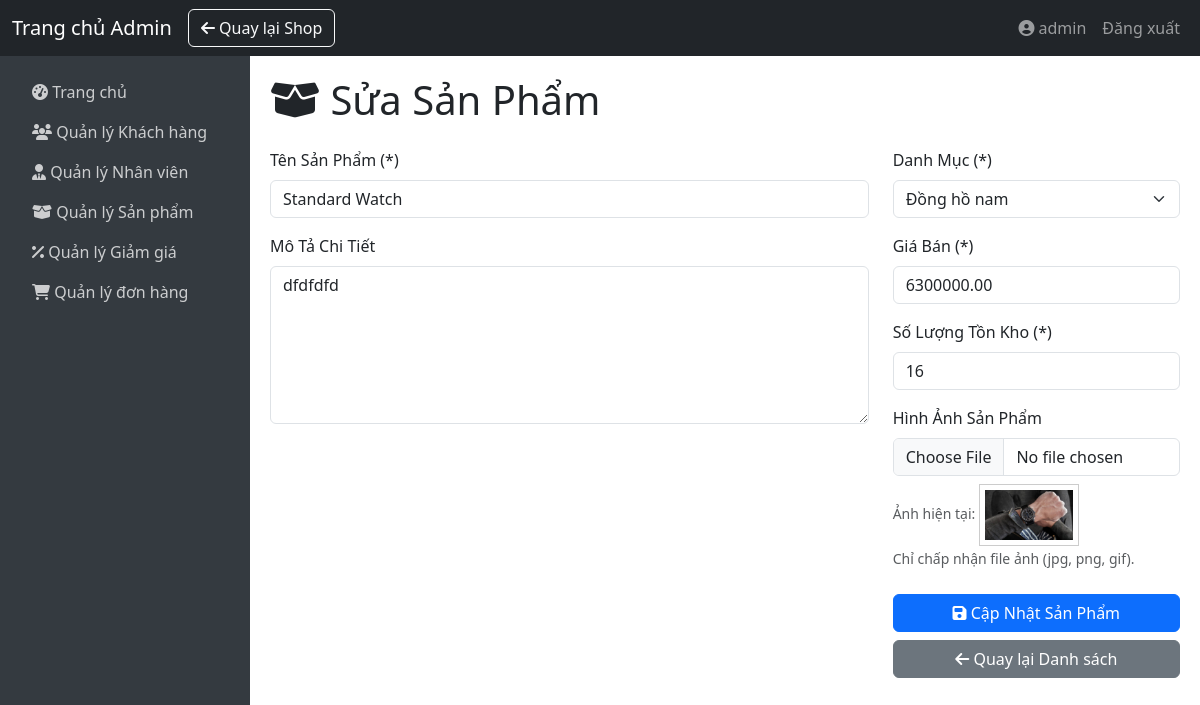
The app's page /index.php?action=admin/editProduct&id=31 (signed in) with its own data.
### tables this page shows
CREATE TABLE `products` (
  `id` int(11) NOT NULL,
  `name` varchar(255) NOT NULL,
  `description` text DEFAULT NULL,
  `image` varchar(255) DEFAULT NULL,
  `price` decimal(10,2) DEFAULT 0.00,
  `stock` int(11) NOT NULL,
  `category_id` int(11) NOT NULL,
  `created_at` timestamp NOT NULL DEFAULT current_timestamp(),
  `updated_at` timestamp NOT NULL DEFAULT current_timestamp() ON UPDATE current_timestamp()
);

CREATE TABLE `categories` (
  `id` int(11) NOT NULL,
  `name` varchar(255) NOT NULL,
  `description` text DEFAULT NULL,
  `created_at` timestamp NOT NULL DEFAULT current_timestamp(),
  `updated_at` timestamp NOT NULL DEFAULT current_timestamp() ON UPDATE current_timestamp()
);

### controller/admin/ProductAdminController.php (called while the page is built, shortened)
<?php
class ProductAdminController {
    private $productModel;
    private $categoryModel;
    public function __construct($productModel, $categoryModel, $userModel = null) {
        $this->productModel = $productModel;
        $this->categoryModel = $categoryModel;
    }
    public function editProduct(): void {
        $id = (int)($_GET['id'] ?? 0);
        $product = $this->productModel->getProductById($id);
        $categories = $this->categoryModel->getAllCategories();
        $actionUrl = 'admin/updateProduct';
        include __DIR__ . "/../../view/admin/productForm.php";
    }
}

### model/Product.php (called while the page is built, shortened)
<?php
class Product {
    private $pdo;
    public function __construct($pdo) {
        $this->pdo = $pdo;
    }
    public function getProductById(int $id): ?array {
        $stmt = $this->pdo->prepare("SELECT * FROM products WHERE id = :id");
        $stmt->execute(['id' => $id]);
        $product = $stmt->fetch(PDO::FETCH_ASSOC);
        return $product ?: null;
    }
}

### model/Category.php (called while the page is built, shortened)
<?php
class Category {
    private $pdo;
    public function __construct($pdo) {
        $this->pdo = $pdo;
    }
    public function getAllCategories(): array {
        $stmt = $this->pdo->prepare("SELECT * FROM categories");
        $stmt->execute();
        return $stmt->fetchAll(PDO::FETCH_ASSOC);
    }
}

### view/admin/productForm.php (the view, shortened to what this page needs)
<?php
include __DIR__ . "/components/header.php";
include __DIR__ . "/components/navbar.php";
include __DIR__ . "/components/sidebar.php";
$isEdit = $product !== null;
function getProductValue($product, $key, $default = '') {
    return htmlspecialchars($product[$key] ?? $default);
}
?>
<div class="main-content">
    <h1 class="mb-4 text-dark">
        <i class="fa-solid fa-box-open"></i>
        <?php echo $isEdit ? "Sửa Sản Phẩm" : "Thêm Sản Phẩm"; ?>
    </h1>
    <form action="index.php?action=<?php echo $actionUrl; ?>" method="POST" enctype="multipart/form-data">
        <div class="row">
            <div class="col-md-8">
                <div class="mb-3">
                    <label for="name" class="form-label">Tên Sản Phẩm (*)</label>
                    <input type="text" class="form-control" id="name" name="name" required
                            value="<?php echo getProductValue($product, 'name'); ?>">
                </div>
                <div class="mb-3">
                    <label for="description" class="form-label">Mô Tả Chi Tiết</label>
                    <textarea class="form-control" id="description" name="description" rows="6"><?php echo getProductValue($product, 'description'); ?></textarea>
                </div>
            </div>
            <div class="col-md-4">
                <div class="mb-3">
                    <label for="category_id" class="form-label">Danh Mục (*)</label>
                    <select class="form-select" id="category_id" name="category_id" required>
                        <?php
                        $selectedCategoryId = $isEdit ? $product['category_id'] : null;
                        foreach ($categories as $category): ?>
                            <option value="<?php echo htmlspecialchars($category['id']); ?>"
                                <?php echo ($selectedCategoryId == $category['id']) ? 'selected' : ''; ?>>
                                <?php echo htmlspecialchars($category['name']); ?>
                            </option>
                        <?php endforeach; ?>
                    </select>
                </div>
                <div class="mb-3">
                    <label for="price" class="form-label">Giá Bán (*)</label>
                    <input type="number" class="form-control" id="price" name="price" required min="0" step="1000"
                            value="<?php echo getProductValue($product, 'price', 0); ?>">
                </div>
                <div class="mb-3">
                    <label for="stock" class="form-label">Số Lượng Tồn Kho (*)</label>
                    <input type="number" class="form-control" id="stock" name="stock" required min="0"
                            value="<?php echo getProductValue($product, 'stock', 0); ?>">
                </div>
                <div class="mb-3">
                    <label for="image" class="form-label">Hình Ảnh Sản Phẩm</label>
                    <input type="file" class="form-control" id="image" name="image_file"
                         accept="image/*"> <?php if ($isEdit && $product['image']): ?>
                        <small class="form-text text-muted d-block mt-2">
                            Ảnh hiện tại:
                            <img src="<?php echo getProductValue($product, 'image'); ?>" alt="Ảnh sản phẩm" style="width: 100px; height: auto; border: 1px solid #ccc; padding: 5px;">
                        </small>
                    <?php endif; ?>
                    <small class="form-text text-muted">Chỉ chấp nhận file ảnh (jpg, png, gif).</small>
                </div>
                <div class="d-grid gap-2 mt-4">
                    <button type="submit" class="btn btn-primary">
                        <i class="fa-solid fa-save"></i> <?php echo $isEdit ? "Cập Nhật Sản Phẩm" : "Thêm Sản Phẩm"; ?>
                    </button>
                    <a href="index.php?action=admin/products" class="btn btn-secondary">
                        <i class="fa-solid fa-arrow-left"></i> Quay lại Danh sách
                    </a>
                </div>
            </div>
        </div>
    </form>
</div>

### view/admin/components/header.php (style rules this page uses)
body { min-height: 100vh; display: flex; flex-direction: column; }
.main-content { flex: 1; padding: 20px; }

### records on screen
products: name "Standard Watch", description "dfdfdfd", category_id "Đồng hồ nam", price "6300000.00", stock "16", image (picture)

### other values on screen
$_SESSION['user']['username'] "admin"
